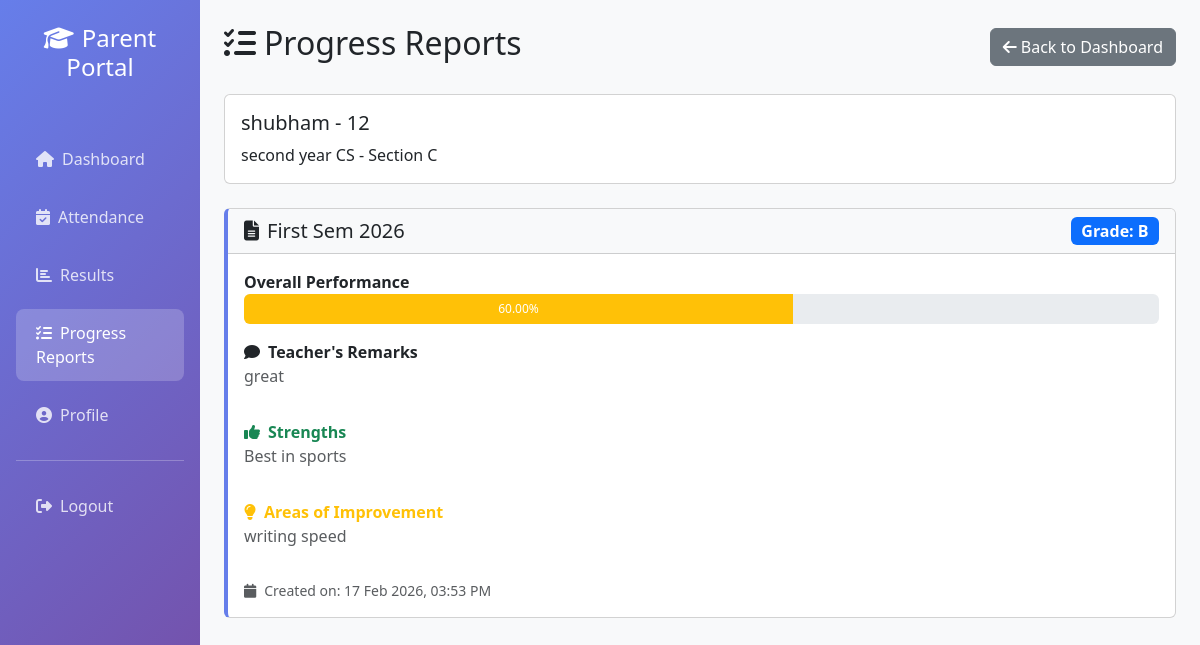
The page /parent/progress/ (signed in) on the database its author committed.
### resultapp/models.py (models this page shows, shortened)
class Student(models.Model):
    GENDER_CHOICES = [
        ('male', 'Male'),
        ('female', 'Female'),
        ('other', 'Other'),
    ]
    name = models.CharField(max_length=200)
    roll_id = models.CharField(max_length=20, unique=True)
    email = models.EmailField(max_length=50, unique=True)
    gender = models.CharField(max_length=10, choices=GENDER_CHOICES)
    dob = models.CharField(max_length=20)
    student_class = models.ForeignKey(Class, on_delete=models.SET_NULL, null=True)
    reg_date = models.DateTimeField(auto_now_add=True)
    updation_date = models.DateTimeField(auto_now=True)
    status = models.IntegerField(default=1)
    photo = models.ImageField(upload_to='student_faces/', null=True, blank=True)

class Class(models.Model):
    class_name = models.CharField(max_length=100)
    class_numeric = models.IntegerField()
    section = models.CharField(max_length=10)
    creation_date = models.DateTimeField(auto_now_add=True)
    updation_date = models.DateTimeField(auto_now=True)
    class Meta:
        verbose_name_plural = "Classes"

class ProgressReport(models.Model):
    student = models.ForeignKey(Student, on_delete=models.CASCADE)
    term = models.CharField(max_length=50, default='')
    overall_percentage = models.DecimalField(max_digits=5, decimal_places=2, default=0.00)
    grade = models.CharField(max_length=10, default='N/A')
    teacher_remarks = models.TextField(default='')
    strengths = models.TextField(blank=True, null=True)
    areas_of_improvement = models.TextField(blank=True, null=True)
    created_at = models.DateTimeField(auto_now_add=True)
    updated_at = models.DateTimeField(auto_now=True)

### resultapp/views.py (the view)
# urls.py: path('parent/progress/', parent_view_progress, name='parent_progress'),
@login_required(login_url='parent_login')
def parent_view_progress(request):
    try:
        parent = Parent.objects.get(user=request.user)
        student = parent.student
        progress_reports = ProgressReport.objects.filter(student=student).order_by('-created_at')
        return render(request, 'parent/progress.html', {
            'student': student,
            'progress_reports': progress_reports,
        })
    except Parent.DoesNotExist:
        messages.error(request, 'Parent profile not found.')
        return redirect('parent_login')

### StudentResultManagement/resultapp/templates/parent/progress.html (shortened to what this page needs)
{% load static %}
<!DOCTYPE html>
<html lang="en">
<head>
    <link href="https://cdn.jsdelivr.net/npm/bootstrap@5.3.0/dist/css/bootstrap.min.css" rel="stylesheet">
    <link rel="stylesheet" href="https://cdnjs.cloudflare.com/ajax/libs/font-awesome/6.4.0/css/all.min.css">
</head>
<body>
    <div class="container-fluid">
        <div class="row">
            <div class="col-md-2 sidebar p-0">
                <div class="p-4">
                    <h4 class="text-center mb-4">
                        <i class="fas fa-graduation-cap me-2"></i>Parent Portal
                    </h4>
                </div>
                <nav class="nav flex-column px-3">
                    <a class="nav-link" href="{% url 'parent_dashboard' %}">
                        <i class="fas fa-home me-2"></i>Dashboard
                    </a>
                    <a class="nav-link" href="{% url 'parent_attendance' %}">
                        <i class="fas fa-calendar-check me-2"></i>Attendance
                    </a>
                    <a class="nav-link" href="{% url 'parent_results' %}">
                        <i class="fas fa-chart-bar me-2"></i>Results
                    </a>
                    <a class="nav-link active" href="{% url 'parent_progress' %}">
                        <i class="fas fa-tasks me-2"></i>Progress Reports
                    </a>
                    <a class="nav-link" href="{% url 'parent_profile' %}">
                        <i class="fas fa-user-circle me-2"></i>Profile
                    </a>
                    <hr class="bg-white">
                    <a class="nav-link" href="{% url 'parent_logout' %}">
                        <i class="fas fa-sign-out-alt me-2"></i>Logout
                    </a>
                </nav>
            </div>
            <div class="col-md-10 p-4">
                <div class="d-flex justify-content-between align-items-center mb-4">
                    <h2><i class="fas fa-tasks me-2"></i>Progress Reports</h2>
                    <a href="{% url 'parent_dashboard' %}" class="btn btn-secondary">
                        <i class="fas fa-arrow-left me-1"></i>Back to Dashboard
                    </a>
                </div>
                <div class="card mb-4">
                    <div class="card-body">
                        <h5>{{ student.name }} - {{ student.roll_id }}</h5>
                        <p class="mb-0">{{ student.student_class.class_name }} - Section {{ student.student_class.section }}</p>
                    </div>
                </div>
                {% for report in progress_reports %}
                <div class="card progress-card mb-4">
                    <div class="card-header bg-light">
                        <div class="row align-items-center">
                            <div class="col-md-8">
                                <h5 class="mb-0"><i class="fas fa-file-alt me-2"></i>{{ report.term }}</h5>
                            </div>
                            <div class="col-md-4 text-end">
                                <span class="badge bg-primary fs-6">Grade: {{ report.grade }}</span>
                            </div>
                        </div>
                    </div>
                    <div class="card-body">
                        <div class="row mb-3">
                            <div class="col-md-12">
                                <label class="fw-bold">Overall Performance</label>
                                <div class="progress" style="height: 30px;">
                                    <div class="progress-bar {% if report.overall_percentage >= 75 %}bg-success{% elif report.overall_percentage >= 50 %}bg-warning{% else %}bg-danger{% endif %}"
                                         role="progressbar"
                                         style="width: {{ report.overall_percentage }}%">
                                        {{ report.overall_percentage }}%
                                    </div>
                                </div>
                            </div>
                        </div>
                        <div class="row">
                            <div class="col-md-12 mb-3">
                                <label class="fw-bold"><i class="fas fa-comment me-2"></i>Teacher's Remarks</label>
                                <p class="text-muted">{{ report.teacher_remarks }}</p>
                            </div>
                        </div>
                        {% if report.strengths %}
                        <div class="row">
                            <div class="col-md-6 mb-3">
                                <label class="fw-bold text-success"><i class="fas fa-thumbs-up me-2"></i>Strengths</label>
                                <p class="text-muted">{{ report.strengths }}</p>
                            </div>
                        </div>
                        {% endif %}
                        {% if report.areas_of_improvement %}
                        <div class="row">
                            <div class="col-md-6">
                                <label class="fw-bold text-warning"><i class="fas fa-lightbulb me-2"></i>Areas of Improvement</label>
                                <p class="text-muted">{{ report.areas_of_improvement }}</p>
                            </div>
                        </div>
                        {% endif %}
                        <div class="text-muted small mt-3">
                            <i class="fas fa-calendar me-2"></i>Created on: {{ report.created_at|date:"d M Y, h:i A" }}
                        </div>
                    </div>
                </div>
                {% endfor %}
            </div>
        </div>
    </div>
</body>
</html>

### StudentResultManagement/resultapp/templates/parent/progress.html (style rules this page uses)
:root { --primary-color: #667eea; --secondary-color: #764ba2; }
body { background-color: #f8f9fa; }
.sidebar { background: linear-gradient(135deg, #667eea 0%, #764ba2 100%); min-height: 100vh; color: white; }
.sidebar .nav-link { color: rgba(255,255,255,0.8); padding: 12px 20px; margin: 5px 0; border-radius: 8px; transition: all 0.3s; }
.sidebar .nav-link:hover, .sidebar .nav-link.active { background: rgba(255,255,255,0.2); color: white; }
.progress-card { border-left: 4px solid #667eea; }

### rows shown on the page
Student: name "shubham", roll_id "12", student_class.class_name "second year CS", student_class.section "C"
ProgressReport: term "First Sem 2026", grade "B", overall_percentage "60.00", teacher_remarks "great", strengths "Best in sports", areas_of_improvement "writing speed", created_at "17 Feb 2026, 03:53 PM"
